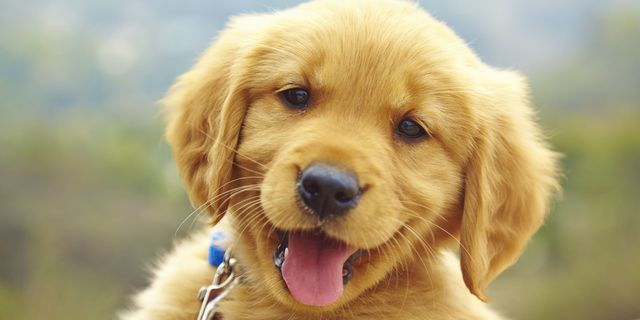
#> input picture dog.jpg, 640 x 320 px
$ jupyter execute --allow-errors Untitled1.ipynb
#> lines starting #> are read from the running program, lines starting #| are printed output that depends on the picture
[cell 1]
import cv2

[cell 2]
image = cv2.imread("dog.jpg")
#> image is the input picture: shape (320, 640, 3); mean B, G, R 119, 158.6, 175.2
cv2.imshow("Dog", image)
cv2.waitKey(0)

[cell 3]
gray_image = cv2.cvtColor(image, cv2.COLOR_BGR2GRAY)
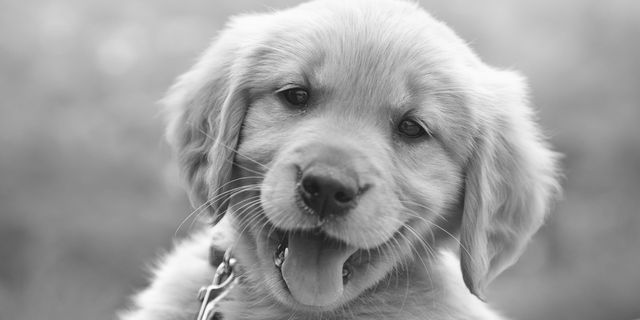
#> gray_image: shape (320, 640); min 17, max 254, mean 159
cv2.imshow("New Dog", gray_image)
cv2.waitKey(0)

[cell 4]
inverted_image = 255 - gray_image
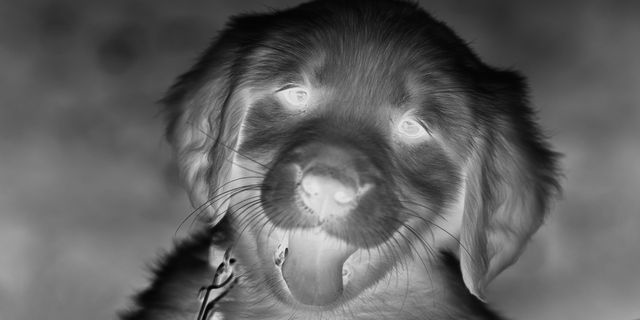
#> inverted_image: shape (320, 640); min 1, max 238, mean 96
cv2.imshow("Inverted", inverted_image)
cv2.waitKey()

[cell 5]
blurred = cv2.GaussianBlur(inverted_image, (21, 21), 0)
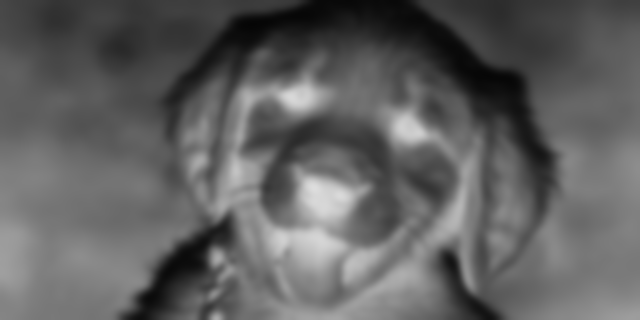
#> blurred: shape (320, 640); min 5, max 221, mean 96

[cell 6]
inverted_blurred = 265 - blurred
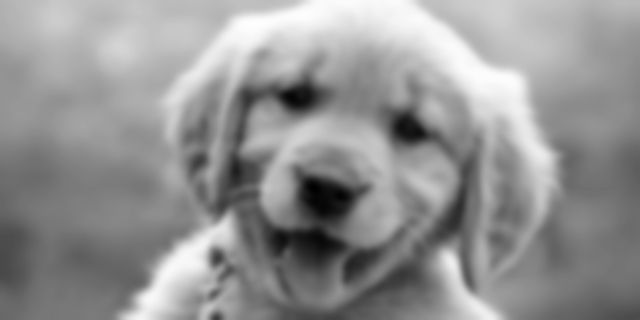
#> inverted_blurred: shape (320, 640) uint16; min 44, max 260, mean 169; drawn with min black and max white
#> (the rest of this cell did not finish here and is left out)

$ run again, with d.jpg copied over dog.jpg
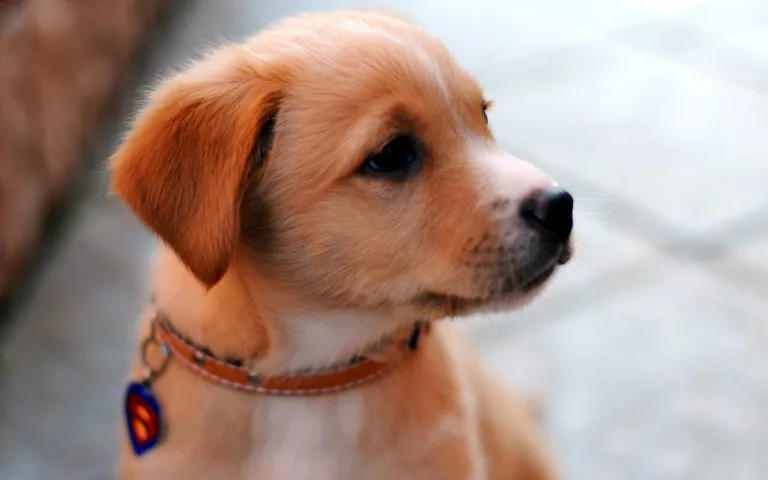
#> input picture d.jpg, 768 x 480 px
#> image is the input picture: shape (480, 768, 3); mean B, G, R 134.8, 145.3, 169.5
#> `gray_image = cv2.cvtColor(image, cv2.COLOR_BGR2GRAY)`:
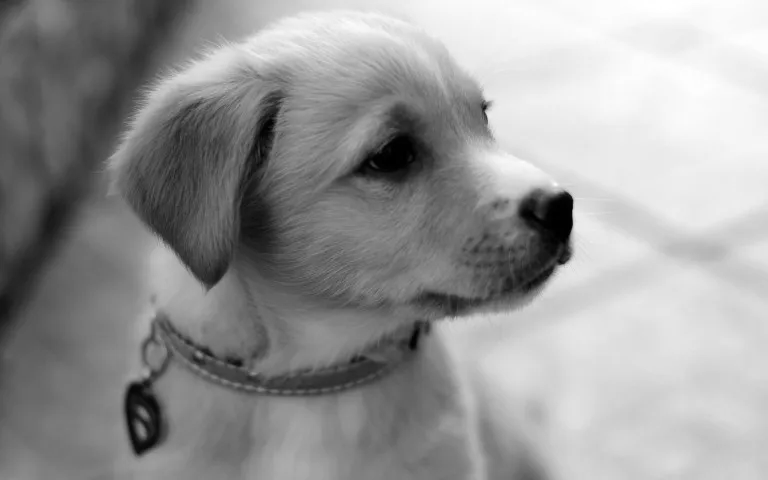
#> gray_image: shape (480, 768); min 0, max 255, mean 151.3
#> `inverted_image = 255 - gray_image`:
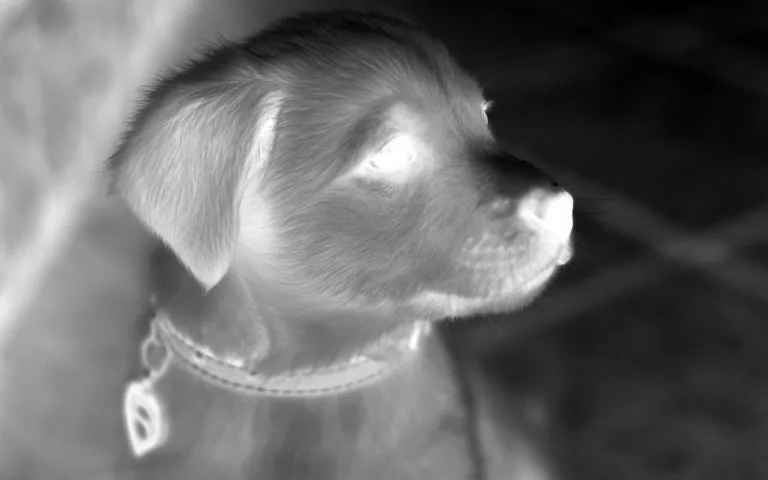
#> inverted_image: shape (480, 768); min 0, max 255, mean 103.7

$ run again, with 4.jpeg copied over dog.jpg
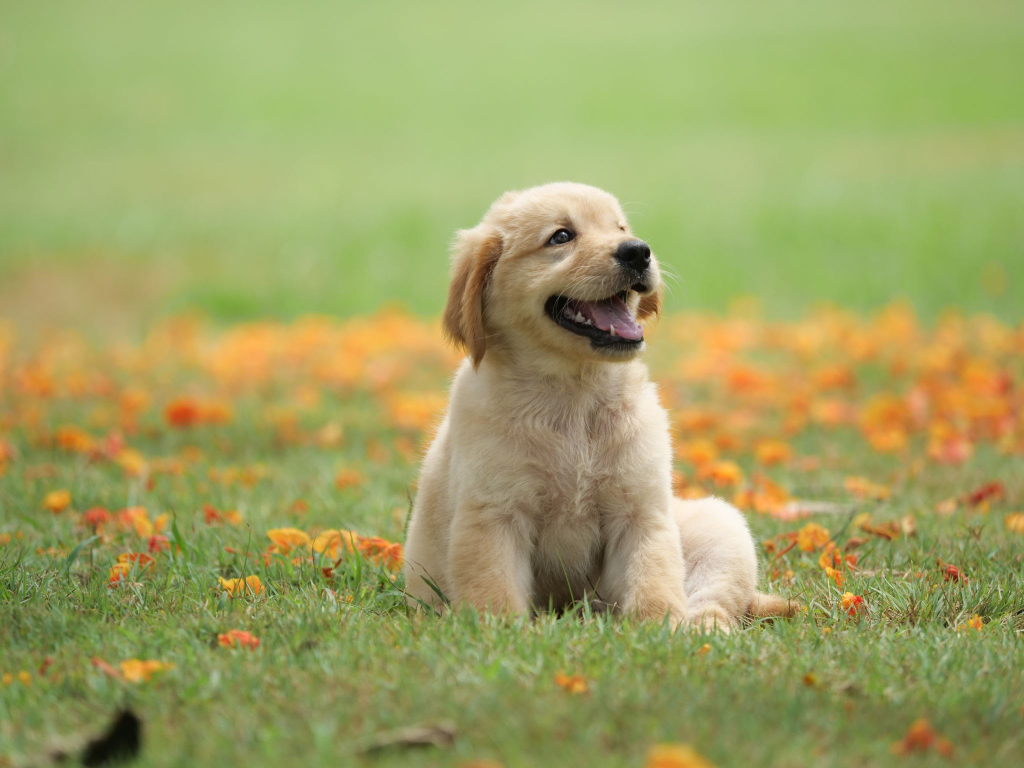
#> input picture 4.jpeg, 2048 x 1536 px (shown at 1/2 size)
#> image is the input picture: shape (1536, 2048, 3); mean B, G, R 99.1, 161.7, 159.3
#> `gray_image = cv2.cvtColor(image, cv2.COLOR_BGR2GRAY)`:
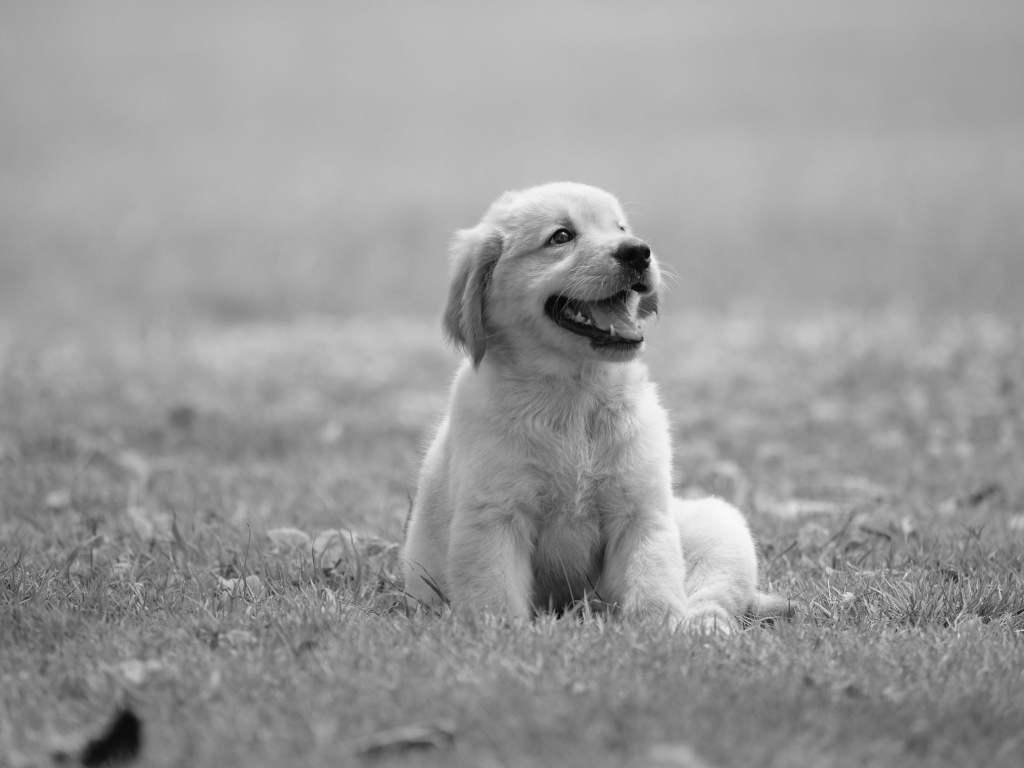
#> gray_image: shape (1536, 2048) (shown at 1/2 size); min 0, max 255, mean 153.8
#> `inverted_image = 255 - gray_image`:
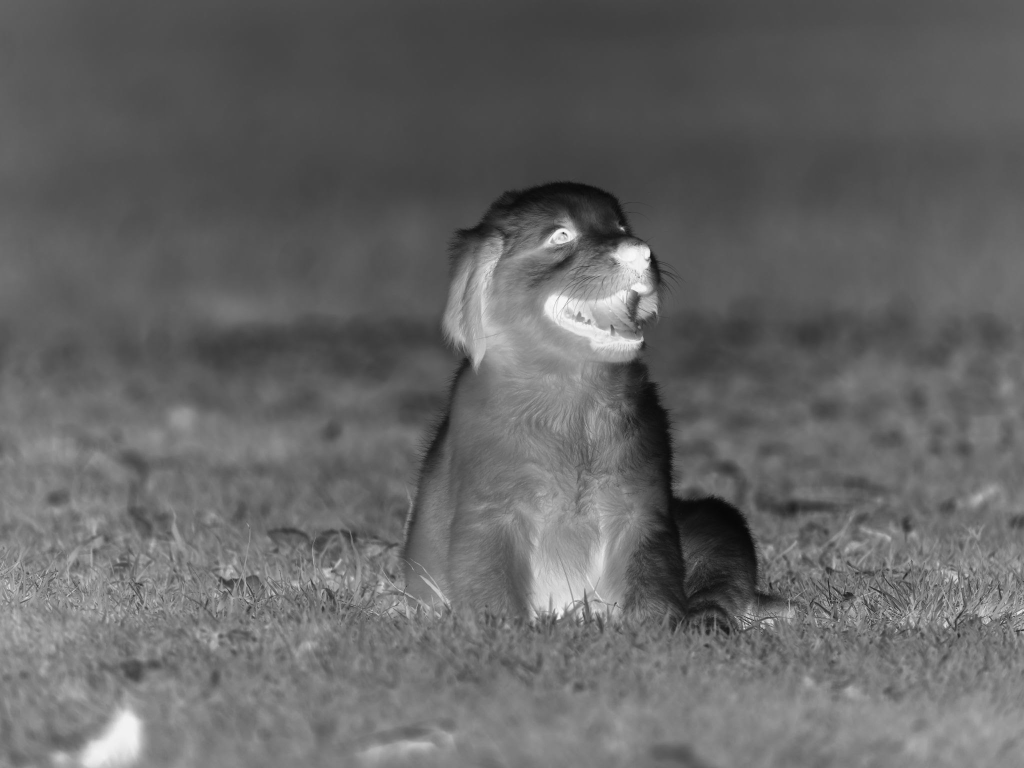
#> inverted_image: shape (1536, 2048) (shown at 1/2 size); min 0, max 255, mean 101.2
